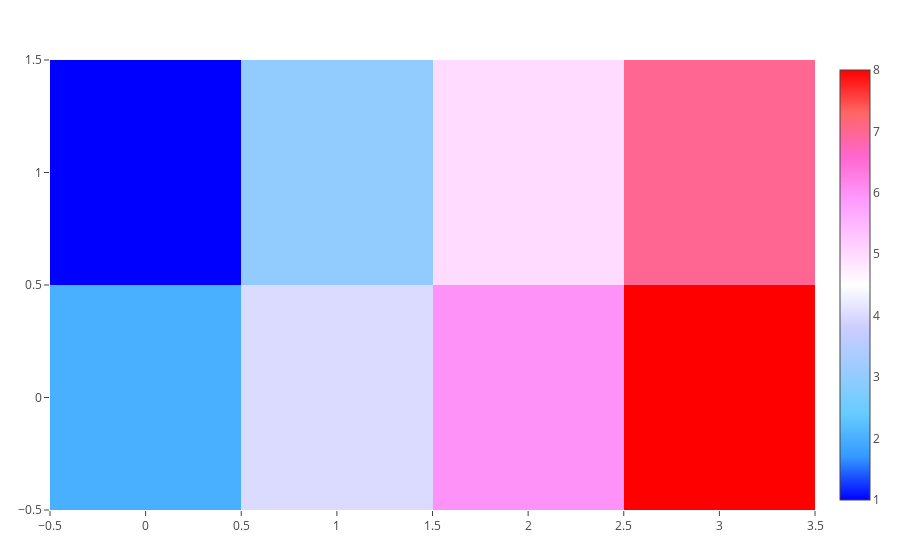

Here is the notebook cell this chart was saved with:
### Code cell
trace = heatmap(z = rotr90(matrix), colorscale = "Picnic")

data = [trace]

plot(data)

### Figure 1 — Plotly figure (JSON) as saved in the notebook; plotly's stock layout.template omitted (floating-point values rounded to 4 significant figures)
{"data": [{"colorscale": "Picnic", "type": "heatmap", "z": [[2, 4, 6, 8], [1, 3, 5, 7]]}], "layout": {"autosize": false, "editable": true, "margin": {"b": 50, "l": 50, "r": 50, "t": 60}}}
